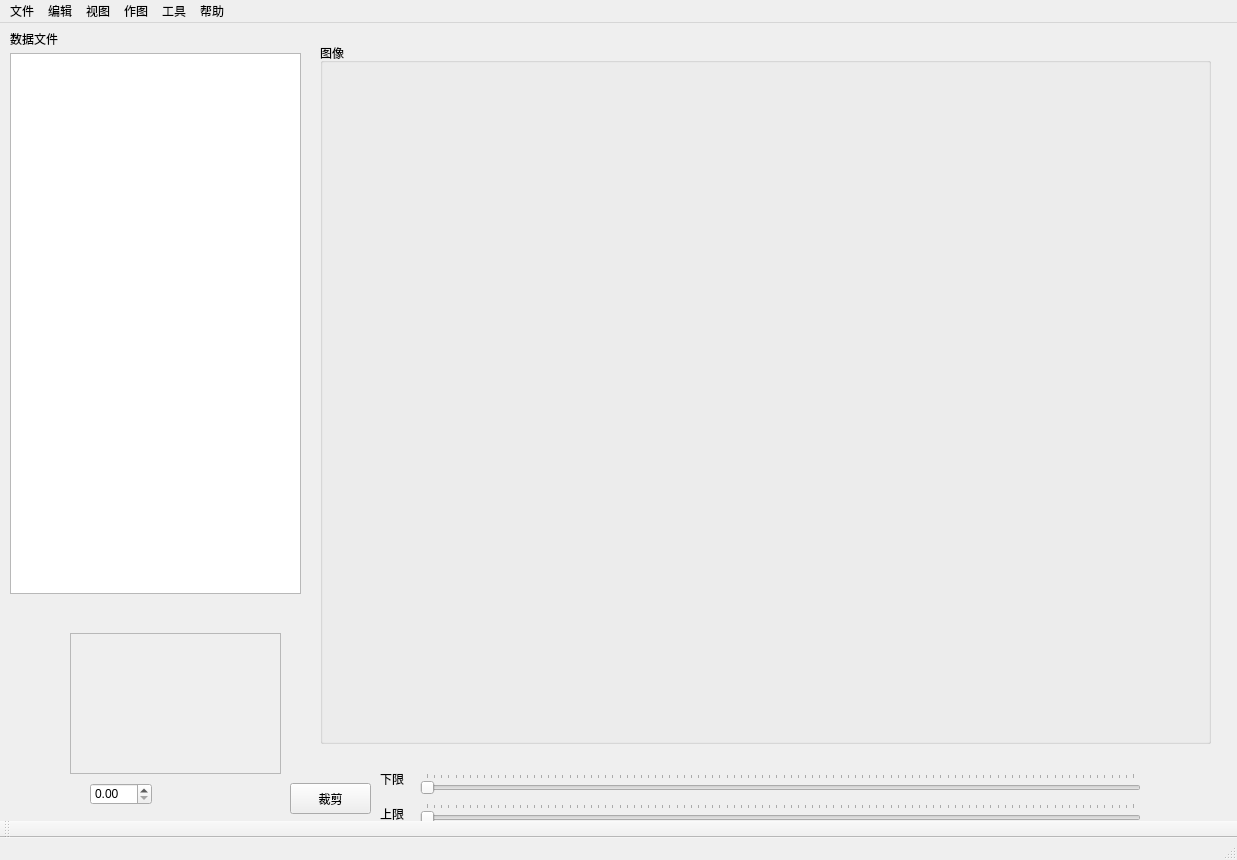
<?xml version="1.0" encoding="UTF-8"?>
<ui version="4.0">
 <class>mainWindow</class>
 <widget class="QMainWindow" name="mainWindow">
  <property name="geometry">
   <rect>
    <x>0</x>
    <y>0</y>
    <width>1237</width>
    <height>860</height>
   </rect>
  </property>
  <property name="cursor">
   <cursorShape>WaitCursor</cursorShape>
  </property>
  <property name="windowTitle">
   <string>MainWindow</string>
  </property>
  <widget class="QWidget" name="centralwidget">
   <widget class="QPushButton" name="pushButton_2">
    <property name="geometry">
     <rect>
      <x>940</x>
      <y>820</y>
      <width>75</width>
      <height>23</height>
     </rect>
    </property>
    <property name="text">
     <string>删除图像</string>
    </property>
   </widget>
   <widget class="QWidget" name="widget" native="true">
    <property name="geometry">
     <rect>
      <x>310</x>
      <y>10</y>
      <width>911</width>
      <height>721</height>
     </rect>
    </property>
    <widget class="QGroupBox" name="groupBox">
     <property name="geometry">
      <rect>
       <x>10</x>
       <y>10</y>
       <width>891</width>
       <height>701</height>
      </rect>
     </property>
     <property name="title">
      <string>图像</string>
     </property>
    </widget>
   </widget>
   <widget class="QListWidget" name="listWidget">
    <property name="geometry">
     <rect>
      <x>10</x>
      <y>30</y>
      <width>291</width>
      <height>541</height>
     </rect>
    </property>
   </widget>
   <widget class="QLabel" name="label">
    <property name="geometry">
     <rect>
      <x>10</x>
      <y>10</y>
      <width>54</width>
      <height>12</height>
     </rect>
    </property>
    <property name="text">
     <string>数据文件</string>
    </property>
   </widget>
   <widget class="QSlider" name="horizontalSlider">
    <property name="geometry">
     <rect>
      <x>420</x>
      <y>750</y>
      <width>721</width>
      <height>22</height>
     </rect>
    </property>
    <property name="cursor">
     <cursorShape>ArrowCursor</cursorShape>
    </property>
    <property name="orientation">
     <enum>Qt::Horizontal</enum>
    </property>
    <property name="tickPosition">
     <enum>QSlider::TicksAbove</enum>
    </property>
   </widget>
   <widget class="QScrollArea" name="scrollArea">
    <property name="geometry">
     <rect>
      <x>70</x>
      <y>610</y>
      <width>211</width>
      <height>141</height>
     </rect>
    </property>
    <property name="widgetResizable">
     <bool>true</bool>
    </property>
    <widget class="QWidget" name="scrollAreaWidgetContents">
     <property name="geometry">
      <rect>
       <x>0</x>
       <y>0</y>
       <width>209</width>
       <height>139</height>
      </rect>
     </property>
    </widget>
   </widget>
   <widget class="QDoubleSpinBox" name="doubleSpinBox">
    <property name="geometry">
     <rect>
      <x>90</x>
      <y>760</y>
      <width>62</width>
      <height>22</height>
     </rect>
    </property>
   </widget>
   <widget class="QSlider" name="horizontalSlider_2">
    <property name="geometry">
     <rect>
      <x>420</x>
      <y>780</y>
      <width>721</width>
      <height>22</height>
     </rect>
    </property>
    <property name="orientation">
     <enum>Qt::Horizontal</enum>
    </property>
    <property name="tickPosition">
     <enum>QSlider::TicksAbove</enum>
    </property>
   </widget>
   <widget class="QLabel" name="label_2">
    <property name="geometry">
     <rect>
      <x>380</x>
      <y>740</y>
      <width>31</width>
      <height>31</height>
     </rect>
    </property>
    <property name="text">
     <string>下限</string>
    </property>
   </widget>
   <widget class="QLabel" name="label_3">
    <property name="geometry">
     <rect>
      <x>380</x>
      <y>780</y>
      <width>31</width>
      <height>21</height>
     </rect>
    </property>
    <property name="text">
     <string>上限</string>
    </property>
   </widget>
   <widget class="QPushButton" name="pushButton">
    <property name="geometry">
     <rect>
      <x>290</x>
      <y>760</y>
      <width>81</width>
      <height>31</height>
     </rect>
    </property>
    <property name="text">
     <string>裁剪</string>
    </property>
   </widget>
  </widget>
  <widget class="QMenuBar" name="menubar">
   <property name="geometry">
    <rect>
     <x>0</x>
     <y>0</y>
     <width>1237</width>
     <height>23</height>
    </rect>
   </property>
   <widget class="QMenu" name="menu">
    <property name="title">
     <string>文件</string>
    </property>
    <addaction name="menu_openfile"/>
    <addaction name="menu_savefile"/>
   </widget>
   <widget class="QMenu" name="menu_2">
    <property name="title">
     <string>编辑</string>
    </property>
   </widget>
   <widget class="QMenu" name="menu_3">
    <property name="title">
     <string>视图</string>
    </property>
   </widget>
   <widget class="QMenu" name="menu_4">
    <property name="title">
     <string>作图</string>
    </property>
    <addaction name="separator"/>
    <addaction name="separator"/>
    <addaction name="separator"/>
   </widget>
   <widget class="QMenu" name="menu_5">
    <property name="title">
     <string>工具</string>
    </property>
    <addaction name="actionFFT"/>
    <addaction name="actionbandfilt"/>
    <addaction name="action_2"/>
    <addaction name="action_3"/>
    <addaction name="action"/>
   </widget>
   <widget class="QMenu" name="menu_6">
    <property name="title">
     <string>帮助</string>
    </property>
   </widget>
   <addaction name="menu"/>
   <addaction name="menu_2"/>
   <addaction name="menu_3"/>
   <addaction name="menu_4"/>
   <addaction name="menu_5"/>
   <addaction name="menu_6"/>
  </widget>
  <widget class="QToolBar" name="toolBar">
   <property name="windowTitle">
    <string>toolBar</string>
   </property>
   <attribute name="toolBarArea">
    <enum>BottomToolBarArea</enum>
   </attribute>
   <attribute name="toolBarBreak">
    <bool>false</bool>
   </attribute>
  </widget>
  <widget class="QStatusBar" name="statusbar"/>
  <action name="menu_openfile">
   <property name="text">
    <string>打开</string>
   </property>
   <property name="toolTip">
    <string>打开一个数据文件</string>
   </property>
  </action>
  <action name="menu_savefile">
   <property name="text">
    <string>保存</string>
   </property>
  </action>
  <action name="actionFFT">
   <property name="text">
    <string>FFT</string>
   </property>
  </action>
  <action name="actionbandfilt">
   <property name="text">
    <string>bandfilt</string>
   </property>
  </action>
  <action name="action_2">
   <property name="text">
    <string>直接功率谱</string>
   </property>
  </action>
  <action name="action_3">
   <property name="text">
    <string>相关功率谱</string>
   </property>
  </action>
  <action name="action">
   <property name="text">
    <string>高级滤波</string>
   </property>
  </action>
 </widget>
 <resources/>
 <connections>
  <connection>
   <sender>menu_openfile</sender>
   <signal>triggered()</signal>
   <receiver>mainWindow</receiver>
   <slot>hide()</slot>
   <hints>
    <hint type="sourcelabel">
     <x>-1</x>
     <y>-1</y>
    </hint>
    <hint type="destinationlabel">
     <x>572</x>
     <y>323</y>
    </hint>
   </hints>
  </connection>
  <connection>
   <sender>listWidget</sender>
   <signal>itemDoubleClicked(QListWidgetItem*)</signal>
   <receiver>mainWindow</receiver>
   <slot>repaint()</slot>
   <hints>
    <hint type="sourcelabel">
     <x>110</x>
     <y>323</y>
    </hint>
    <hint type="destinationlabel">
     <x>572</x>
     <y>323</y>
    </hint>
   </hints>
  </connection>
  <connection>
   <sender>action_2</sender>
   <signal>triggered()</signal>
   <receiver>mainWindow</receiver>
   <slot>hide()</slot>
   <hints>
    <hint type="sourcelabel">
     <x>-1</x>
     <y>-1</y>
    </hint>
    <hint type="destinationlabel">
     <x>618</x>
     <y>341</y>
    </hint>
   </hints>
  </connection>
  <connection>
   <sender>pushButton</sender>
   <signal>clicked()</signal>
   <receiver>mainWindow</receiver>
   <slot>lower()</slot>
   <hints>
    <hint type="sourcelabel">
     <x>207</x>
     <y>804</y>
    </hint>
    <hint type="destinationlabel">
     <x>618</x>
     <y>429</y>
    </hint>
   </hints>
  </connection>
  <connection>
   <sender>action_3</sender>
   <signal>triggered()</signal>
   <receiver>mainWindow</receiver>
   <slot>hide()</slot>
   <hints>
    <hint type="sourcelabel">
     <x>-1</x>
     <y>-1</y>
    </hint>
    <hint type="destinationlabel">
     <x>618</x>
     <y>341</y>
    </hint>
   </hints>
  </connection>
 </connections>
</ui>
